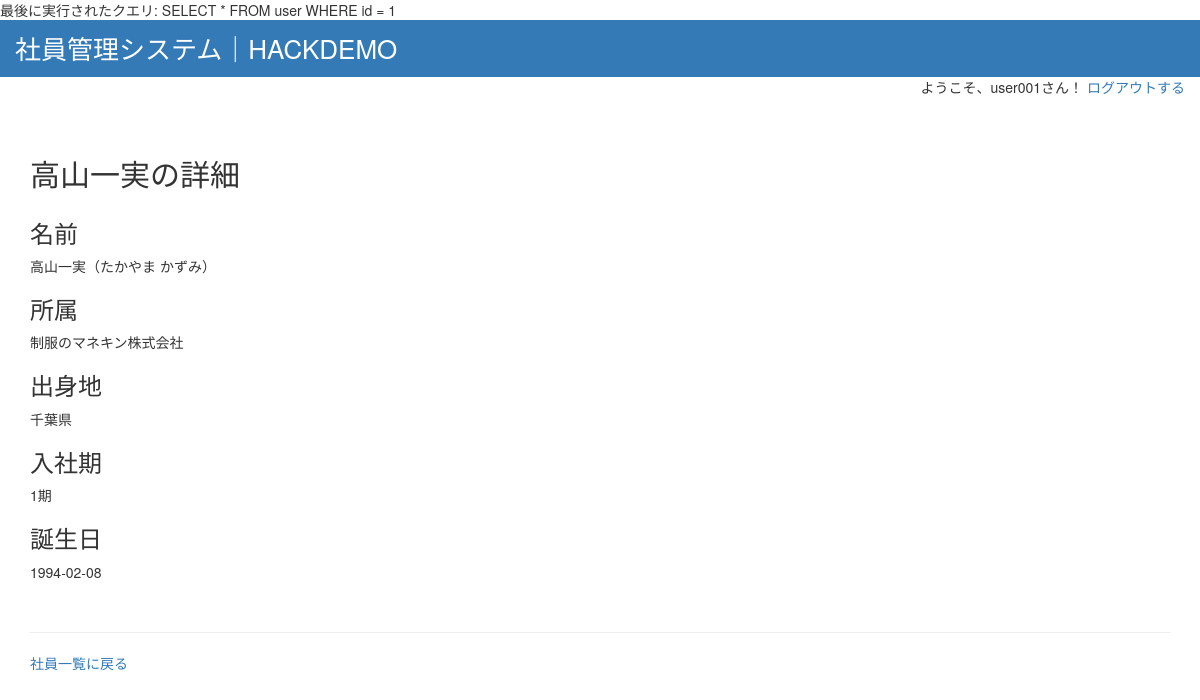
The app's page /show.php?userid=1 (signed in) with its own data.
### tables this page shows
CREATE TABLE IF NOT EXISTS `user` (
  `ID` int(11) NOT NULL AUTO_INCREMENT,
  `name` varchar(255) NOT NULL,
  `hiragana` varchar(255),
  `birthplace` varchar(255),
  `grade` varchar(255),
  `birthday` date,
  `company` varchar(255) NOT NULL,
  PRIMARY KEY (`ID`)
);

### assets/models/users.php (called while the page is built, shortened)
<?php
require_once __DIR__.'/appModel.php';
class Users extends AppModel
{
    public static function get($id)
    {
        $sql = "SELECT * FROM user WHERE id = $id";
        return self::db()->query($sql);
    }
}

### assets/models/appModel.php (called while the page is built)
<?php
class AppModel
{
    protected static function db()
    {
        return new mysqli('localhost', 'root', 'root', 'hackdemo');
    }
}

### show.php (the view, shortened to what this page needs)
<?php
require_once __DIR__ . '/assets/models/users.php';
$userid = filter_input(INPUT_GET, 'userid');
$user = Users::get($userid)->fetch_assoc();
include __DIR__ . '/assets/templates/header.php';
?>
<div class="container">
    <div class="row">
        <div class="col-lg-12">
            <h2><?= $user['name'] ?>の詳細</h2>
        </div>
        <div class="col-lg-12 mb-30">
            <h3>名前</h3>
            <p><?= $user['name'] . "（" . $user['hiragana'] . "）"; ?></p>
            <h3>所属</h3>
            <?= $user['company']; ?>
            <h3>出身地</h3>
            <?= $user['birthplace']; ?>
            <h3>入社期</h3>
            <?= $user['grade']; ?>
            <h3>誕生日</h3>
            <?= $user['birthday']; ?>
        </div>
        <div class="col-lg-12">
            <hr>
            <a href="index.php">社員一覧に戻る</a>
        </div>
    </div>
</div>

### assets/styles/style.css (style rules this page uses)
.mb-30 { margin-bottom: 30px; }

### records on screen
user: name "高山一実", hiragana "たかやま かずみ", company "制服のマネキン株式会社", birthplace "千葉県", grade "1期", birthday "1994-02-08"

### other values on screen
$_SESSION['latest_sql'] "SELECT * FROM user WHERE id = 1"
$_SESSION['username'] "user001"
